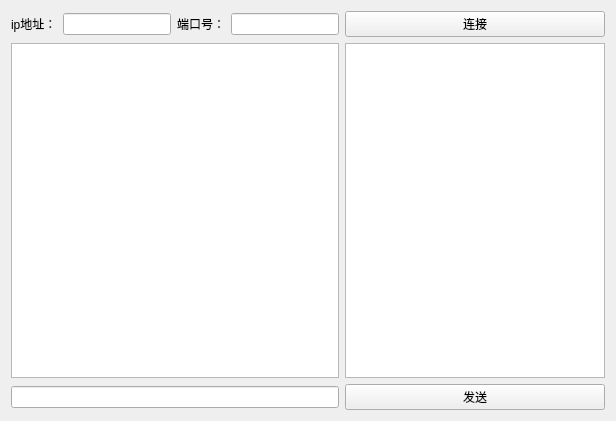
<?xml version="1.0" encoding="UTF-8"?>
<ui version="4.0">
 <class>client</class>
 <widget class="QWidget" name="client">
  <property name="geometry">
   <rect>
    <x>0</x>
    <y>0</y>
    <width>616</width>
    <height>421</height>
   </rect>
  </property>
  <property name="windowTitle">
   <string>client</string>
  </property>
  <layout class="QGridLayout" name="gridLayout">
   <item row="0" column="0">
    <layout class="QHBoxLayout" name="horizontalLayout">
     <item>
      <widget class="QLabel" name="label_2">
       <property name="text">
        <string>ip地址：</string>
       </property>
      </widget>
     </item>
     <item>
      <widget class="QLineEdit" name="lineEditIp"/>
     </item>
     <item>
      <widget class="QLabel" name="label">
       <property name="text">
        <string>端口号：</string>
       </property>
      </widget>
     </item>
     <item>
      <widget class="QLineEdit" name="lineEditPort"/>
     </item>
    </layout>
   </item>
   <item row="0" column="1">
    <widget class="QPushButton" name="buttonStart">
     <property name="text">
      <string>连接</string>
     </property>
    </widget>
   </item>
   <item row="1" column="0">
    <widget class="QTextBrowser" name="textShowEdit"/>
   </item>
   <item row="1" column="1">
    <widget class="QTextBrowser" name="textShowClientConnect"/>
   </item>
   <item row="2" column="0">
    <widget class="QLineEdit" name="lineEditInput"/>
   </item>
   <item row="2" column="1">
    <widget class="QPushButton" name="buttonSend">
     <property name="text">
      <string>发送</string>
     </property>
    </widget>
   </item>
  </layout>
 </widget>
 <resources/>
 <connections/>
</ui>
